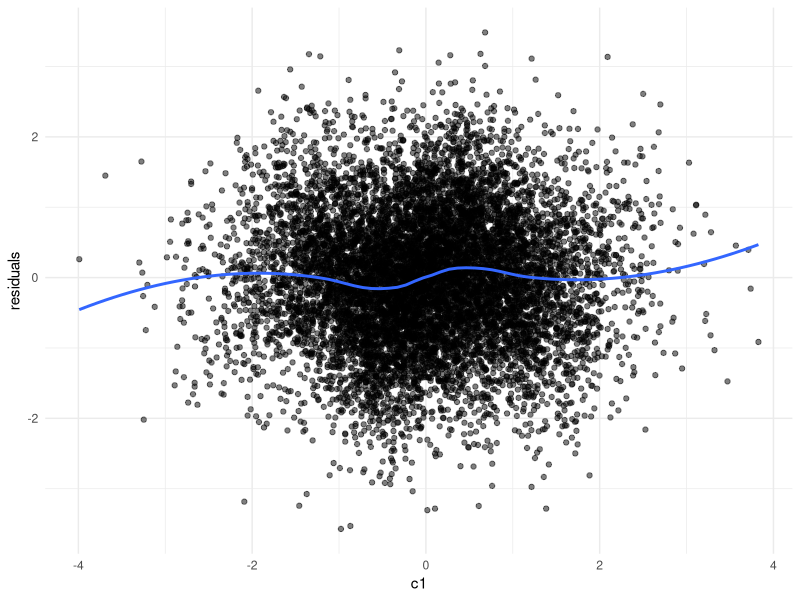

Reproduce this figure in R.
# reproducibility
set.seed(427) 

# load required libraries
library(mvtnorm)
library(psych)                                             # for descriptives
library(lavaan)                                            # for fitting CLPM
library(tidyverse)

### CLPM parameters ###
N <- 100000                                                # number of people
T <- 5                                                     # number of time points

ax <- 0.25                                                 # effect of X_(t-1) on X_t
ay <- 0.25                                                 # effect of Y_(t-1) on Y_t
bx <- 0.10                                                 # effect of Y_(t-1) on X_t
by <- 0.10                                                 # effect of X_(t-1) on Y_t
rho <- 0.30                                                # residual correlation of innovations
                                                          
# create the path matrix A from these effects
A <- matrix(c(ax, by, 
              bx, ay), 
            nrow = 2, byrow = TRUE)

### confounder parameters ###
k_lin <- 3                                                 # number of "linear" confounders (baseline C1..C3)

# baseline linear effects of confounders on X_t and Y_t
gamma_x_lin <- c(0.30, 0.20, 0.10)                         # effect of confounders on X_t
gamma_y_lin <- c(0.30, 0.20, 0.10)                         # effect of confounders on Y_t

# we are now going to add a nonlinear (sinusoidal) transformation of the confounders
# to simulate a non-linear confounding effect
# frequency of the oscillation (how fast the sine wave oscillates)
omega <- 3

# simulate base confounders: C1..C3 ~ N(0,1), independent
Psi_base <- diag(rep(1, k_lin))                            # variance-covariance matrix of base confounders (I in this case)
U_lin <- rmvnorm(N, 
                 mean  = rep(0, k_lin),                    # mean of confounders = 0, since we want standardised effect sizes
                 sigma = Psi_base)

# build sinusoidal transforms S_j = scaled sin(omega * C_j)
U_sin <- apply(U_lin, 2, function(col) {

  # sinusoidal transform of each confounder
  z <- sin(omega * col)

  # scale the variables such that they have mean 0 and variance 1
  as.numeric(scale(z, center = TRUE, scale = TRUE))      
})

# name the confounder columns to distinguish linear and sinusoidal parts
colnames(U_lin) <- paste0("c", 1:k_lin)                    # C1, C2, C3
colnames(U_sin) <- paste0("c", 1:k_lin, "_sin")            # S1, S2, S3 (nonlinear parts)

# combine linear and sinusoidal confounders into one matrix U
# columns: first the k_lin linear confounders, then k_lin sinusoidal confounders
U <- cbind(U_lin, U_sin)                                   # N x k, where k = 2 * k_lin

# total number of confounder variables (C and sinusoid versions)
k <- ncol(U)

# empirical var-cov matrix of all confounders
Psi <- cov(U)

# effects for the sinusoidal parts on X and Y
# larger effects mean: greater non-linearity in the confounding
gamma_x_sin <- c(0.15, 0.10, 0.05)
gamma_y_sin <- c(0.15, 0.10, 0.05)

# order of entries in gamma_x / gamma_y corresponds to the column order in U:
# (C1, C2, C3, S1, S2, S3)
gamma_x <- c(gamma_x_lin, gamma_x_sin)
gamma_y <- c(gamma_y_lin, gamma_y_sin)

# 2 x k effect matrix from all confounders to (X, Y)
B <- rbind(gamma_x, gamma_y)

### varcov matrixes ###
# we want the variance of each variable to be 1
S_target <- diag(2)                                        # since we have two variables, X and Y, we create a 2x2 identity matrix. This assumes NO covariance between X and Y
                                                           # further than the effects that were specified before

# variance contributed by confounders:
# S_U = B * Psi * B'
S_U  <- B %*% Psi %*% t(B)

# function to find the required covariance between X and Y
# such that the innovation correlation is rho

find_c <- function(A, S_U, rho) {

  # function of c: difference between actual innovation correlation and target rho
  # we need to calculate how much covariance is induced by c and the lagged relationships
  f <- function(c) {

    # target stationary covariance of (X_t, Y_t)
    # the variances are 1 since we specified them to be
    # and the covariance is c, which we are searching for
    S_target_c <- matrix(c(1, c,
                           c, 1),
                         nrow = 2, byrow = TRUE)
    
    # dynamic part variance
    # first we get rid of the confounder-induced variance
    S_dyn_c <- S_target_c - S_U
    
    # now we can compute the innovation covariance matrix
    # based on the stationarity constraints
    Sigma_e_c <- S_dyn_c - t(A) %*% S_dyn_c %*% A
    
    # compute correlation of innovations
    # the variance of innovations of X is v1
    v1 <- Sigma_e_c[1, 1]
    # the variance of innovations of Y is v2
    v2 <- Sigma_e_c[2, 2]
    # their covariance is cov12
    cov12 <- Sigma_e_c[1, 2]
    # their correlation is then:
    corr_e <- cov12 / sqrt(v1 * v2)
    
    # this is then the difference between the desired correlation and the actual correlation
    corr_e - rho
  }

  # now this function f(c) should be zero when we have found the correct c
  # as such we can look for the value of c that makes f(c) = 0.
  uniroot(f, interval = c(-0.99, 0.99))$root
}

# use the function to find the required covariance between X and Y
c_stat <- find_c(A, S_U, rho)

# overwrite S_target to include the stationary covariance between X and Y
S_target <- matrix(c(1, c_stat,
                     c_stat, 1),
                   nrow = 2, byrow = TRUE)

# variance by the dynamic process:
S_dyn <- S_target - S_U

# check positive semidefinite
eS <- eigen((S_dyn + t(S_dyn))/2)$values
eS[eS<1e-10]

# innovation covariance matrix
Sigma_e <- S_dyn - t(A) %*% S_dyn %*% A
Sigma_e <- (Sigma_e + t(Sigma_e))/2

# For t = 1, no carryover
Sigma_e1 <- S_dyn
Sigma_e1 <- (Sigma_e1 + t(Sigma_e1))/2

#  for t = 1: no lag yet, so Ddyn = e1 with Sigma_e1
Ddyn <- rmvnorm(N,                            
  mean  = c(0,0),                              
  sigma = Sigma_e1)                            

# initialise df with N rows and 2*T + k columns. 2*T for X and Y, k for confounders
df <- matrix(NA, nrow = N, ncol = 2*T + k)
colnames(df) <- c(paste0("x", 1:T),
                  paste0("y", 1:T),
                  colnames(U))

# save the confounders (C1..C3 and S1..S3)
df[, (2*T + 1):(2*T + k)] <- U

# first wave: add direct confounder effects
obs1 <- Ddyn + U %*% t(B)

df[, 1]    <- obs1[, 1] 
df[, 1+T ] <- obs1[, 2]

# subsequent waves
for(i in 2:T){ 
  Ddyn <- Ddyn %*% t(A) + rmvnorm(N, sigma = Sigma_e) 
  obs  <- Ddyn + U %*% t(B) 
  df[, i]    <- obs[, 1] 
  df[, i+T ] <- obs[, 2] 
}

# checks
round(apply(df, 2, var), 3)
sigma <- cov(df)
round(sigma, 3)
describe(df)

# quick residual check for nonlinearity
df_sample <- df[sample(1:nrow(df), 10000), ]
lm_fit <- lm(x1 ~ c1, data = as.data.frame(df_sample))
residuals <- lm_fit$residuals

ggplot(df_sample, aes(x = c1, y = residuals)) +
  geom_point(alpha = 0.5) +
  geom_smooth(method = "loess", se = FALSE) +
  theme_minimal()
